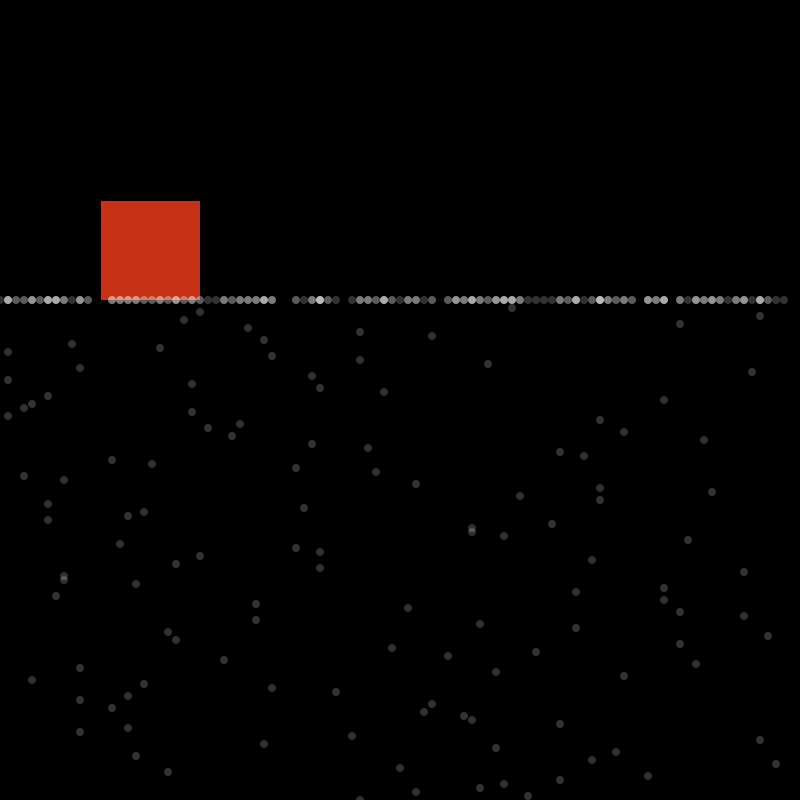
Frame 1 (no input)
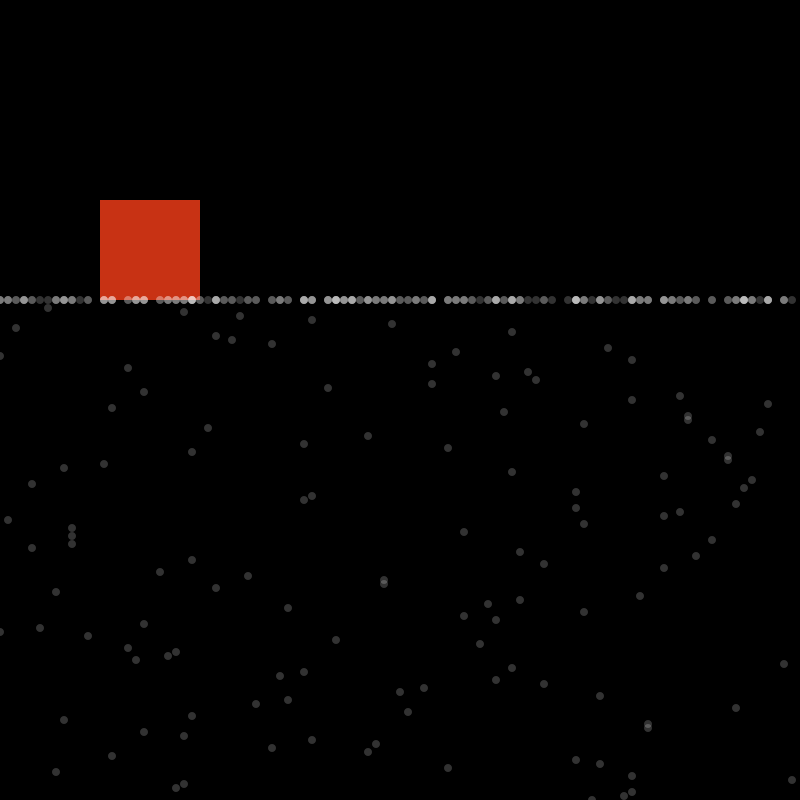
Frame 2 (the mouse pressed at the canvas centre, redrawn once)

The Processing sketch that drew these frames (run headless with seeded random() and noise(); the mouse was pressed at the canvas centre and the sketch redrawn once):

// Processing sketch: processing_13966
// ── processing_13966.pde

//The House on the Random Plain.
//Hit any Key to activate a new sequence.

void setup(){
  size(800,800);
  smooth();
  
  
}

void draw(){
  background(0);
fill(200,50,20);

rect(100, 300-100, 100,100);
  noStroke();
  fill(255,50);
 
 for(int i=0; i<250; i++){
 int num=floor(random(0,100));


ellipse(num*8,300,8, 8 ) ;


ellipse(num*8,308+i*4,8, 8 ) ;  
noLoop();
}
}
void keyPressed(){
redraw();
}
